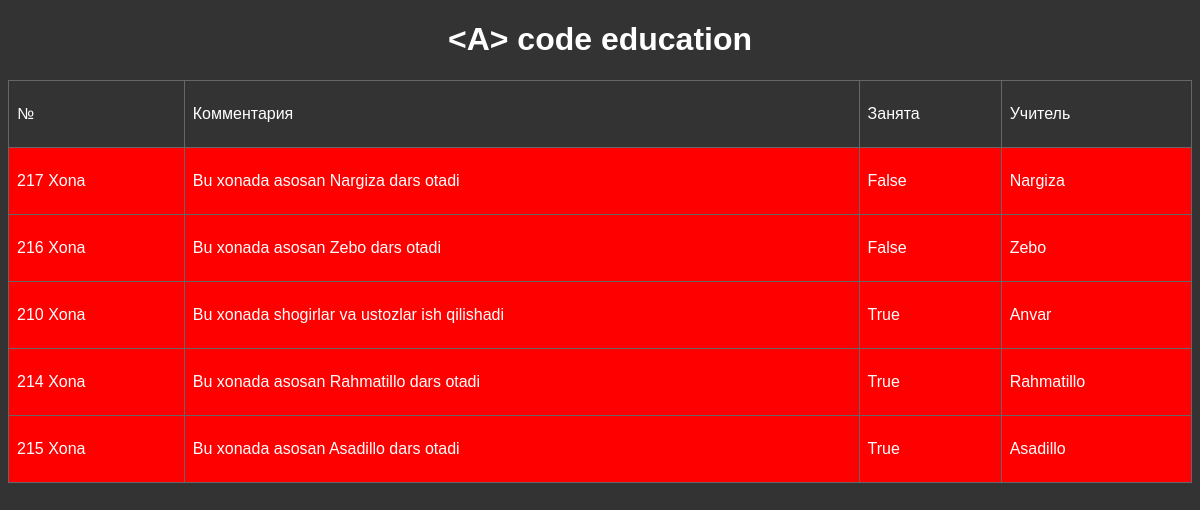
The app's page / (signed in) with its own data.
### rooms/models.py (models this page shows, shortened)
class Rooms(models.Model):
    title = models.CharField(max_length=150, verbose_name='Наименование комнаты')
    content = models.TextField(verbose_name='Комментария', blank=True)
    is_published = models.BooleanField(default=True, verbose_name='Занята')
    teachers = models.ForeignKey('Teachers', on_delete=models.PROTECT, null=True, verbose_name='Учитель')
    time = models.ForeignKey('TimeGr', on_delete=models.PROTECT, null=True, blank=True,  verbose_name='Время')
    class Meta:
        verbose_name = 'Комната'
        verbose_name_plural = 'Комнаты'

class Teachers(models.Model):
    title = models.CharField(max_length=150, db_index=True, verbose_name='Наименование категории')
    def __str__(self):
        return self.title
    class Meta:
        verbose_name = 'Учитель'
        verbose_name_plural = 'Учители'

### rooms/views.py (the view)
# urls.py: path('', HomeNews.as_view(), name='home'),
class HomeNews(ListView):
    model = Rooms
    context_object_name = 'room'
    template_name = 'index.html'
    ordering = 'is_published'
    def get_context_data(self, *, object_list=None, **kwargs):
        context = super().get_context_data(**kwargs)
        context['title'] = 'Home'
        context['subtitle'] = '<A>code'
        return context

### rooms/models.py (called while the page is built)
    def __str__(self):
        return self.title

### rooms/templates/rooms/rooms_list.html (shortened to what this page needs)
{% load static %}
{% if request.user.is_authenticated %}
<!DOCTYPE html>
<html lang="en">
<head>
    <link rel="stylesheet" href="{% static 'css/style.css' %}">
</head>
<body>
<h1><span><</span>A<span>></span> code education</h1>
<table>
    <tr class="fx">
        <td><p>№</p></td>
        <td><p>Комментария</p></td>
        <td><p>Занята</p></td>
        <td><p>Учитель</p></td>
    </tr>
    {%for item in room%}
    <tr class="fds" style="background-color: red">
        <td><p>{{item.title}}</p></td>
        <td><p>{{item.content}}</p></td>
        <td><p value="{{item.is_published}}">{{item.is_published}}<input class="active" hidden type="none" value="{{item.is_published}}"></p></td>
        <td><p>{{item.teachers}}</p></td>
    </tr>
    {%endfor%}
</table>
<link rel="stylesheet" href="{% static 'js/main.js' %}">
</body>
</html>
{% endif %}

### mysite/static/css/style.css (style rules this page uses)
body { font-family: 'Arial'; background-color: #333; color:#fff; }
table { font-family: arial, sans-serif; border-collapse: collapse; width: 100%; }
h1 { text-align: center; }
td, th { border: 1px solid #666; text-align: left; padding: 8px; }

### records on screen
Rooms: title "217 Xona", content "Bu xonada asosan Nargiza dars otadi", is_published "False", teachers "Nargiza"
Rooms: title "216 Xona", content "Bu xonada asosan Zebo dars otadi", is_published "False", teachers "Zebo"
Rooms: title "210 Xona", content "Bu xonada shogirlar va ustozlar ish qilishadi", is_published "True", teachers "Anvar"
Rooms: title "214 Xona", content "Bu xonada asosan Rahmatillo dars otadi", is_published "True", teachers "Rahmatillo"
Rooms: title "215 Xona", content "Bu xonada asosan Asadillo dars otadi", is_published "True", teachers "Asadillo"
